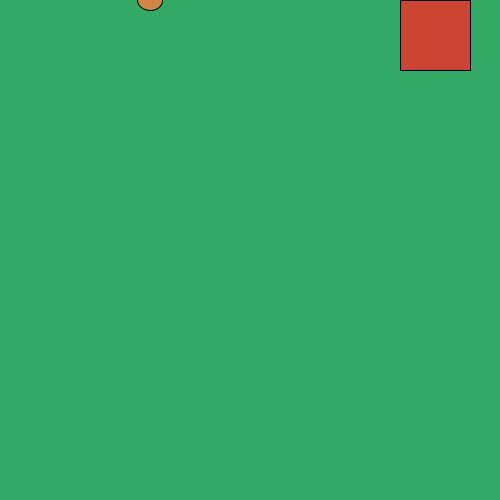
Frame 1 (no input)
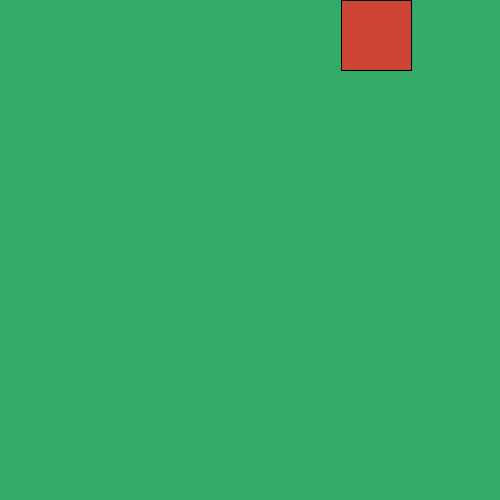
Frame 60 (the mouse pressed at the canvas centre just before this capture)
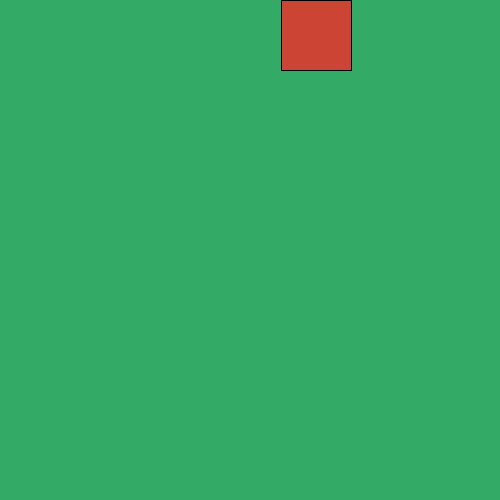
Frame 120 (the mouse held since frame 60 and released just before this capture)

The Processing sketch that drew these frames (run headless with seeded random() and noise(); from frame 60 on, the mouse is pressed at the canvas centre):

// Processing sketch: sketch_160817a
// ── sketch_160817a.pde
float birdX = 150;
float birdY = 0;
float birdYVelocity = 0;
float gravity = 0.5;
float pipeX = 400;
float pipeHeight = 70;
void setup(){
  size(500,500);
  background(51,170,102);
}
void draw(){
 
 background(51,170,102);
  fill(204,136,68);
  ellipse(birdX,birdY,25,20);
  birdY = birdY + birdYVelocity;
  birdYVelocity+=gravity;
  fill(204,68,51);
  rect(pipeX,0,70,pipeHeight);
  pipeX--;
  if(pipeX==0){
    pipeX=500;
    pipeHeight = (int)random(100, 400);
  }
}
void mousePressed(){
  birdYVelocity=-5;
 
}
